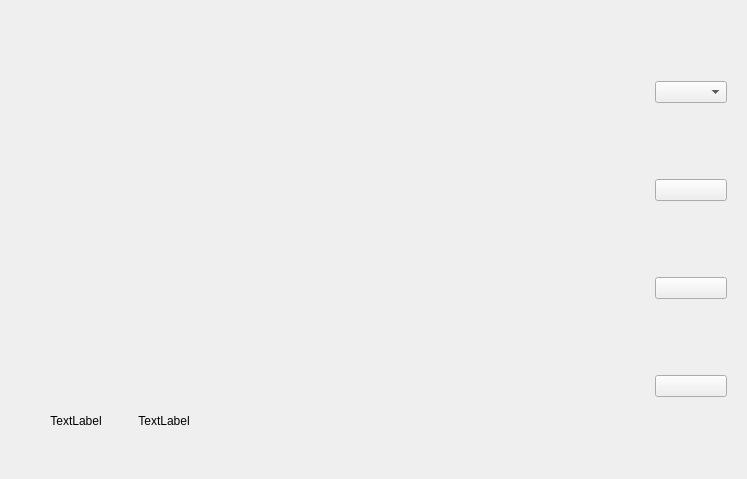
<?xml version="1.0" encoding="UTF-8"?>
<ui version="4.0">
 <class>InfusionWidget</class>
 <widget class="QWidget" name="InfusionWidget">
  <property name="geometry">
   <rect>
    <x>0</x>
    <y>0</y>
    <width>747</width>
    <height>479</height>
   </rect>
  </property>
  <property name="windowTitle">
   <string>Form</string>
  </property>
  <layout class="QHBoxLayout" name="horizontalLayout">
   <property name="leftMargin">
    <number>50</number>
   </property>
   <property name="rightMargin">
    <number>20</number>
   </property>
   <item>
    <layout class="QVBoxLayout" name="verticalLayout_3">
     <property name="spacing">
      <number>20</number>
     </property>
     <item>
      <widget class="QLabel" name="labelLeft">
       <property name="text">
        <string>TextLabel</string>
       </property>
       <property name="alignment">
        <set>Qt::AlignBottom|Qt::AlignHCenter</set>
       </property>
      </widget>
     </item>
     <item>
      <widget class="QWidget" name="widgetLeft" native="true">
       <property name="sizePolicy">
        <sizepolicy hsizetype="Fixed" vsizetype="Fixed">
         <horstretch>0</horstretch>
         <verstretch>0</verstretch>
        </sizepolicy>
       </property>
       <property name="styleSheet">
        <string notr="true"/>
       </property>
       <layout class="QVBoxLayout" name="verticalLayout">
        <property name="leftMargin">
         <number>10</number>
        </property>
        <property name="topMargin">
         <number>10</number>
        </property>
        <property name="rightMargin">
         <number>10</number>
        </property>
        <property name="bottomMargin">
         <number>10</number>
        </property>
        <item>
         <widget class="CircleProgressBar" name="progressBarLeft" native="true">
          <property name="styleSheet">
           <string notr="true"/>
          </property>
         </widget>
        </item>
       </layout>
      </widget>
     </item>
    </layout>
   </item>
   <item>
    <spacer name="horizontalSpacer">
     <property name="orientation">
      <enum>Qt::Horizontal</enum>
     </property>
     <property name="sizeType">
      <enum>QSizePolicy::Fixed</enum>
     </property>
     <property name="sizeHint" stdset="0">
      <size>
       <width>30</width>
       <height>20</height>
      </size>
     </property>
    </spacer>
   </item>
   <item>
    <layout class="QVBoxLayout" name="verticalLayout_4">
     <property name="spacing">
      <number>20</number>
     </property>
     <item>
      <widget class="QLabel" name="labelSpeed">
       <property name="text">
        <string>TextLabel</string>
       </property>
       <property name="alignment">
        <set>Qt::AlignBottom|Qt::AlignHCenter</set>
       </property>
      </widget>
     </item>
     <item>
      <widget class="QWidget" name="widgetSpeed" native="true">
       <property name="sizePolicy">
        <sizepolicy hsizetype="Fixed" vsizetype="Fixed">
         <horstretch>0</horstretch>
         <verstretch>0</verstretch>
        </sizepolicy>
       </property>
       <layout class="QVBoxLayout" name="verticalLayout_2">
        <property name="leftMargin">
         <number>10</number>
        </property>
        <property name="topMargin">
         <number>10</number>
        </property>
        <property name="rightMargin">
         <number>10</number>
        </property>
        <property name="bottomMargin">
         <number>10</number>
        </property>
        <item>
         <widget class="CircleProgressBar" name="progressBarSpeed" native="true">
          <property name="styleSheet">
           <string notr="true"/>
          </property>
         </widget>
        </item>
       </layout>
      </widget>
     </item>
    </layout>
   </item>
   <item>
    <spacer name="horizontalSpacer_2">
     <property name="orientation">
      <enum>Qt::Horizontal</enum>
     </property>
     <property name="sizeType">
      <enum>QSizePolicy::Expanding</enum>
     </property>
     <property name="sizeHint" stdset="0">
      <size>
       <width>20</width>
       <height>20</height>
      </size>
     </property>
    </spacer>
   </item>
   <item>
    <layout class="QVBoxLayout" name="verticalLayout_5">
     <item>
      <widget class="QComboBox" name="comboBoxMount"/>
     </item>
     <item>
      <widget class="QPushButton" name="pushButtonStop">
       <property name="text">
        <string/>
       </property>
      </widget>
     </item>
     <item>
      <widget class="QPushButton" name="pushButtonStart">
       <property name="text">
        <string/>
       </property>
      </widget>
     </item>
     <item>
      <widget class="QPushButton" name="pushButtonReset">
       <property name="text">
        <string/>
       </property>
      </widget>
     </item>
    </layout>
   </item>
  </layout>
 </widget>
 <customwidgets>
  <customwidget>
   <class>CircleProgressBar</class>
   <extends>QWidget</extends>
   <header>circleprogressbar.h</header>
   <container>1</container>
  </customwidget>
 </customwidgets>
 <resources/>
 <connections/>
</ui>
